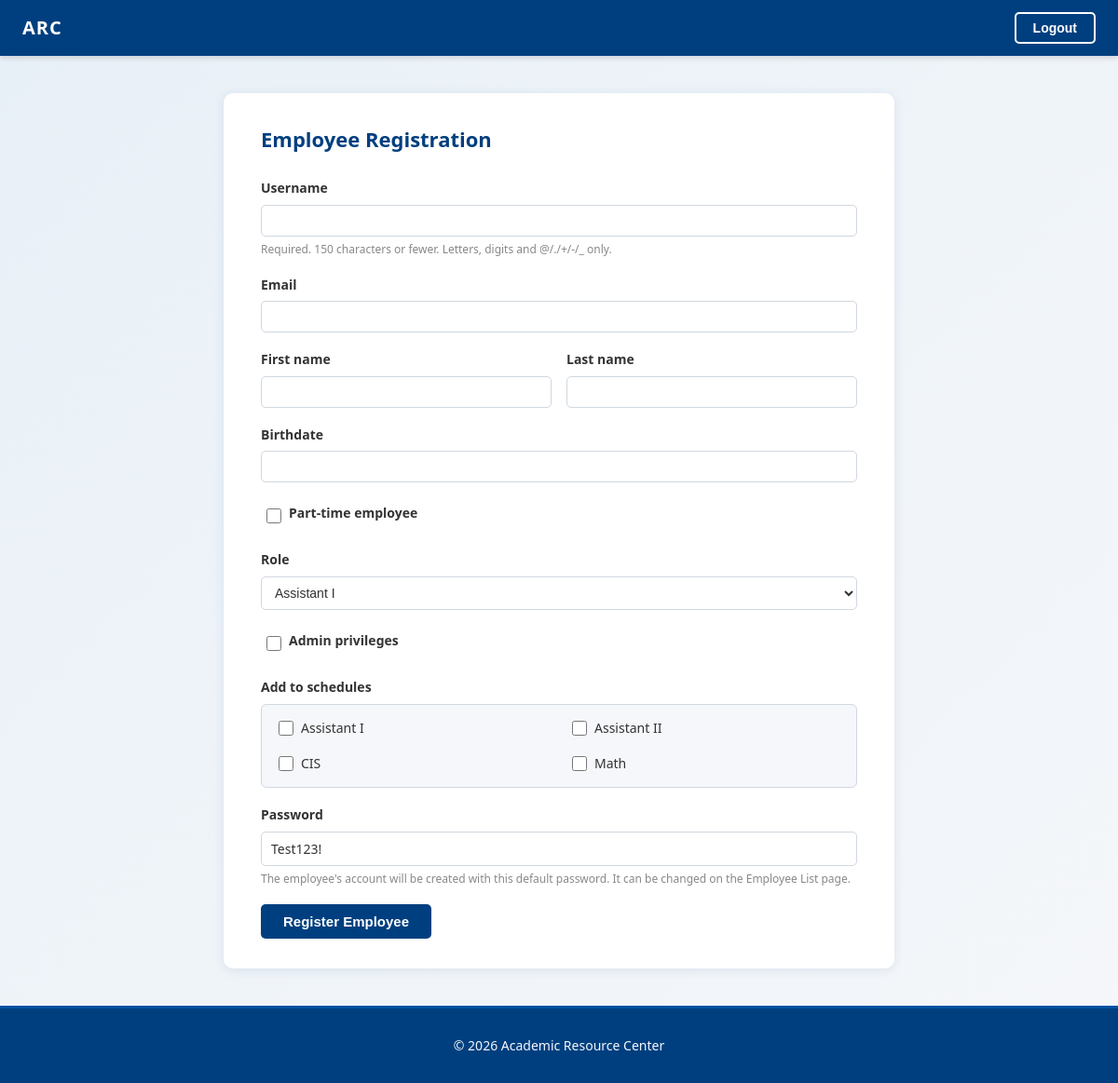
Page /registration/ (signed in) on the committed database.
### scheduling/models.py (models this page shows)
class Schedule(models.Model):
    name = models.CharField(max_length=100, unique=True)
    color = models.CharField(max_length=7, default='#003F7F')
    schedulers = models.ManyToManyField(
        settings.AUTH_USER_MODEL,
        blank=True,
        related_name='scheduler_of'
    )
    members = models.ManyToManyField(
        settings.AUTH_USER_MODEL,
        blank=True,
        related_name='member_of'
    )
    def __str__(self):
        return self.name

### account/models.py (models this page shows, shortened)
class SecuritySettings(models.Model):
    default_password = models.CharField(max_length=128, default='Test123!')
    @classmethod
    def load(cls):
        obj, _ = cls.objects.get_or_create(pk=1)
        return obj

### account/views.py (the view)
# urls.py: path('registration/', views.registration, name='registration'),
@login_required
@user_passes_test(_is_scheduler_or_admin)
def registration(request):
    if request.method == 'POST':
        user_form = RegistrationForm(request.POST, requester=request.user)
        if user_form.is_valid():
            new_user = user_form.save(commit=False)
            new_user.save()
            new_user.member_of.set(user_form.cleaned_data['schedules'])
            return render(
                request,
                'account/register_done.html',
                {'new_user': new_user, 'default_password': SecuritySettings.load().default_password}
            )
    else:
        user_form = RegistrationForm(requester=request.user)
    return render(
        request,
        'account/register.html',
        {
            'user_form': user_form,
            'can_grant_admin': request.user.is_admin,
            'default_password': SecuritySettings.load().default_password,
        }
    )

### account/forms.py (shortened to what this page needs)
class RegistrationForm(forms.ModelForm):
    email = forms.EmailField(required=True)
    birthdate = forms.DateField(required=True)
    part_time = forms.BooleanField(required=False)
    role = forms.ChoiceField(choices=User.Role.choices, required=True)
    is_admin = forms.BooleanField(required=False)
    schedules = forms.ModelMultipleChoiceField(
        queryset=Schedule.objects.order_by('name'),
        required=False,
        widget=forms.CheckboxSelectMultiple,
    )
    class Meta:
        model = User
        fields = ("username", "email", "first_name", "last_name", "birthdate", "part_time", "role", "is_admin")
    def __init__(self, *args, requester=None, **kwargs):
        super().__init__(*args, **kwargs)
        if requester is not None and not requester.is_admin:
            self.fields['schedules'].queryset = requester.scheduler_of.order_by('name')
            del self.fields['is_admin']

### account/templates/account/register.html (shortened to what this page needs)
{% extends "dashboard/base.html" %}
{% block content %}
<div class="registration-container">
  <h2>Employee Registration</h2>
  <form method="post" class="registration-form">
    <div class="reg-field">
      <label class="reg-label" for="{{ user_form.username.id_for_label }}">Username</label>
      {{ user_form.username }}
      <p class="reg-help">Required. 150 characters or fewer. Letters, digits and @/./+/-/_ only.</p>
    </div>
    <div class="reg-field">
      <label class="reg-label" for="{{ user_form.email.id_for_label }}">Email</label>
      {{ user_form.email }}
    </div>
    <div class="reg-row">
      <div class="reg-field">
        <label class="reg-label" for="{{ user_form.first_name.id_for_label }}">First name</label>
        {{ user_form.first_name }}
      </div>
      <div class="reg-field">
        <label class="reg-label" for="{{ user_form.last_name.id_for_label }}">Last name</label>
        {{ user_form.last_name }}
      </div>
    </div>
    <div class="reg-field">
      <label class="reg-label" for="{{ user_form.birthdate.id_for_label }}">Birthdate</label>
      {{ user_form.birthdate }}
    </div>
    <div class="reg-field">
      <label class="reg-checkbox-item">
        {{ user_form.part_time }}
        <span class="reg-label">Part-time employee</span>
      </label>
    </div>
    <div class="reg-field">
      <label class="reg-label" for="{{ user_form.role.id_for_label }}">Role</label>
      {{ user_form.role }}
    </div>
    {% if can_grant_admin %}
    <div class="reg-field">
      <label class="reg-checkbox-item">
        {{ user_form.is_admin }}
        <span class="reg-label">Admin privileges</span>
      </label>
    </div>
    {% endif %}
    <div class="reg-field">
      <label class="reg-label">Add to schedules</label>
      <div class="reg-checkbox-grid">
        {% for checkbox in user_form.schedules %}
          <label class="reg-checkbox-item">
            {{ checkbox.tag }}
            <span>{{ checkbox.choice_label }}</span>
          </label>
        {% empty %}
          <p class="reg-help">No schedules to add to.</p>
        {% endfor %}
      </div>
    </div>
    <div class="reg-field">
      <label class="reg-label">Password</label>
      <input type="text" class="form-control" value="{{ default_password }}" disabled>
      <p class="reg-help">The employee's account will be created with this default password. It can be changed on the Employee List page.</p>
    </div>
    <button type="submit" class="btn btn-primary">Register Employee</button>
  </form>
</div>
{% endblock %}

### account/static/account/css/styles.css (style rules this page uses)
:root { --primary-color: #003F7F; --primary-light: #0052A3; --primary-dark: #002C59; --secondary-color: #FFFFFF; --accent-color: #E8F0F7; --success-color: #2E8B57; --danger-color: #C41E3A; --warning-color: #FF9800; --gold-color: #B8860B; --info-color: #2196F3; --light-color: #F5F7FA; --dark-color: #1A1A1A; --text-color: #333333; --border-color: #D0D8E0; --font-family: 'Segoe UI', 'Helvetica Neue', sans-serif; }
body { font-family: var(--font-family); background: linear-gradient(135deg, var(--accent-color) 0%, var(--light-color) 100%); color: var(--text-color); margin: 0; padding: 0; line-height: 1.6; display: flex; flex-direction: column; min-height: 100vh; }
.registration-container { max-width: 640px; margin: 40px auto; background: var(--secondary-color); border-radius: 10px; box-shadow: 0 2px 12px rgba(0, 63, 127, 0.1); padding: 32px 40px; }
.registration-container h2 { margin: 0 0 24px; color: var(--primary-color); font-size: 22px; }
.reg-field { margin-bottom: 18px; }
.reg-row { display: grid; grid-template-columns: 1fr 1fr; gap: 16px; margin-bottom: 0; }
.reg-label { display: block; font-weight: 600; font-size: 14px; margin-bottom: 6px; color: var(--text-color); }
.registration-form input[type="text"], .registration-form input[type="email"], .registration-form input[type="date"], .registration-form input[type="password"], .registration-form select { width: 100%; padding: 8px 10px; border: 1px solid var(--border-color); border-radius: 5px; font-size: 14px; box-sizing: border-box; color: var(--text-color); background: #fff; }
.reg-checkbox-grid { display: grid; grid-template-columns: 1fr 1fr; gap: 8px 16px; padding: 10px 12px; background: var(--light-color); border: 1px solid var(--border-color); border-radius: 6px; margin-top: 4px; }
.reg-checkbox-item { display: flex; align-items: center; gap: 8px; font-size: 14px; font-weight: 400; color: var(--text-color); cursor: pointer; padding: 4px 6px; border-radius: 4px; transition: background 0.1s; }
.reg-checkbox-item input[type="checkbox"] { width: 16px; height: 16px; flex-shrink: 0; accent-color: var(--primary-color); cursor: pointer; margin: 0; }
.reg-help { font-size: 12px; color: #888; margin: 4px 0 0; }
.btn { display: inline-block; padding: 10px 24px; border: none; border-radius: 5px; font-size: 15px; font-weight: 600; cursor: pointer; transition: opacity 0.2s ease; }
.btn-primary { background-color: var(--primary-color); color: var(--secondary-color); }
.form-control { width: 100%; padding: 8px 10px; border: 1px solid var(--border-color); border-radius: 5px; font-size: 14px; font-family: var(--font-family); color: var(--text-color); background: var(--light-color); box-sizing: border-box; transition: border-color 0.2s, box-shadow 0.2s; }

### rows in the picture
Schedule: choice_label "Assistant I"
Schedule: choice_label "Assistant II"
Schedule: choice_label "CIS"
Schedule: choice_label "Math"
SecuritySettings: default_password "Test123!"
